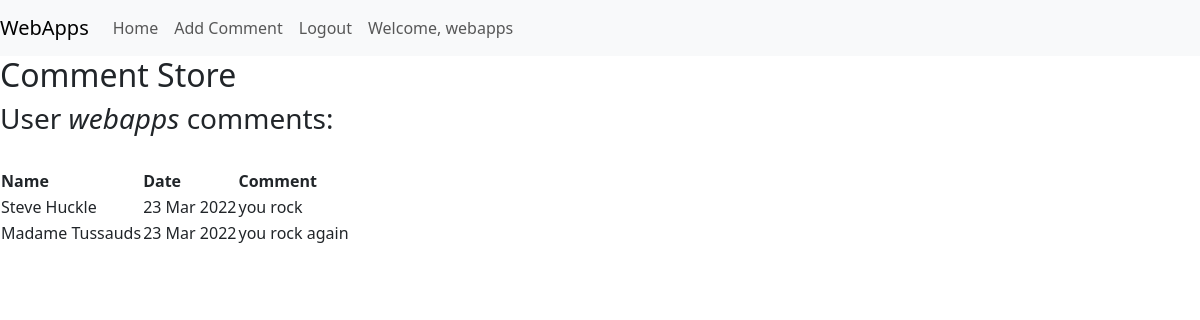
Page /commentstore/home/ (signed in) on the committed database.
### commentstoreapp/models.py (models this page shows, shortened)
class Comment(models.Model):
    name = models.CharField(max_length=100)
    visit_date = models.DateField('visit date')
    comment_str = models.CharField(max_length=500)

### commentstoreapp/views.py (the view)
# urls.py: 2. Add a URL to urlpatterns:  path('', views.home, name='home')
def home(request):
    cmnt_list = list(Comment.objects.all())
    return render(request, "commentstore/home.html", {"cmnt_list": cmnt_list})

### CommentStore/templates/commentstore/home.html (shortened to what this page needs)
{% extends 'commentstore/base.html' %}
{% block content %}
    <h2>Comment Store</h2>
    {% if user.is_authenticated %}
        {% if cmnt_list|length > 0 %}
            <h3>User <em>{{user.username}}</em> comments:</h3>
            <br>
            <table>
                <tr>
                    <th>Name</th>
                    <th>Date</th>
                    <th>Comment</th>
                </tr>
                {% for cmnt in cmnt_list %}
                    <tr>
                        <td>{{ cmnt.name }}</td>
                        <td>{{ cmnt.visit_date }}</td>
                        <td>{{ cmnt.comment_str }}</td>
                    </tr>
                {% endfor %}
            </table>
        {% else %}
            <h3>There are no comments for user: <em>{{user.username}}</em>.</h3>
        {% endif %}
    {% else %}
        <a href="/login">Please login</a>
    {% endif %}
{% endblock %}

### CommentStore/templates/commentstore/base.html (shortened to what this page needs)
<!DOCTYPE html>
<html lang="en">
{% load crispy_forms_tags %}
<head>
    <link href="https://cdn.jsdelivr.net/npm/bootstrap@5.3.0-alpha1/dist/css/bootstrap.min.css" rel="stylesheet">
</head>
<body>
<div id="content" name="content">
    {% block navbar %}
        <nav class="navbar navbar-expand-lg navbar-light bg-light">
            <a class="navbar-brand" href="#">WebApps</a>
            <div class="collapse navbar-collapse" id="navbarText">
                <ul class="navbar-nav mr-auto">
                    {% if user.is_authenticated %}
                        <li class="nav-item">
                            <a class="nav-link" href="/commentstore/home/">Home</a>
                        </li>
                        <li class="nav-item">
                            <a class="nav-link" href="/commentstore">Add Comment</a>
                        </li>
                        <li class="nav-item">
                            <a class="nav-link" href="/logout">Logout</a>
                        </li>
                        <li class="nav-item">
                            <a class="nav-link" href="#">Welcome, {{user.username}}</a>
                        </li>
                    {% else %}
                        <li class="nav-item">
                            <a class="nav-link" href="/login">Login</a>
                        </li>
                    {% endif %}
                </ul>
            </div>
        </nav>
    {% endblock navbar %}
    {% block content %}
    {% endblock %}
</div>
</body>
</html>

### rows in the picture
Comment: name "Steve Huckle", visit_date "23 Mar 2022", comment_str "you rock"
Comment: name "Madame Tussauds", visit_date "23 Mar 2022", comment_str "you rock again"

### other values in the picture
{{ user.username }} "webapps"
